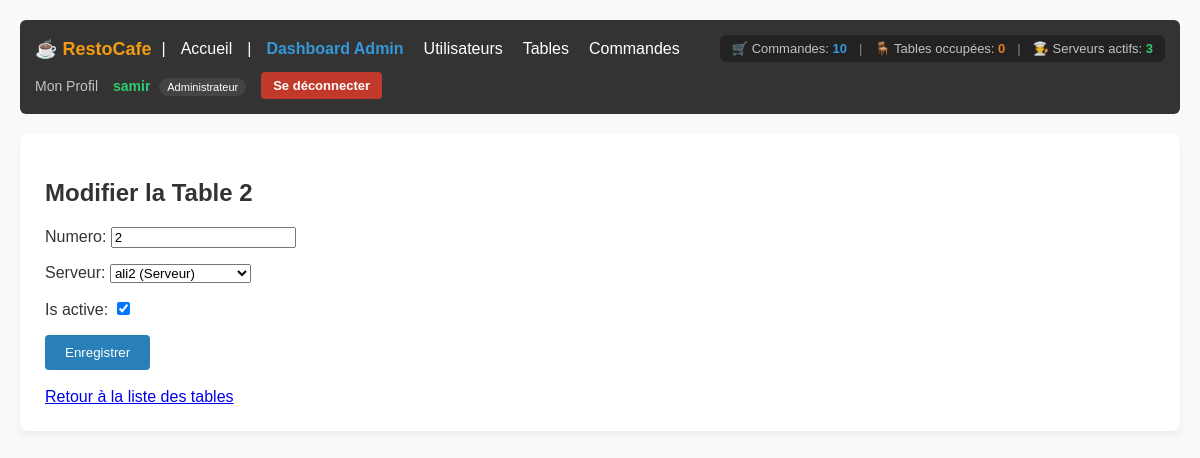
The page /tables/1/edit/ (signed in) on the database its author committed.
### accounts/models.py (models this page shows)
class User(AbstractUser):
  ROLE_CHOICES = (
      ('admin', 'Administrateur'),
      ('serveur', 'Serveur'),
      ('cuisine', 'Cuisinier'),
  )
  role = models.CharField(
      max_length=20, choices=ROLE_CHOICES, default='serveur'
  )
  tel = models.CharField(max_length=20, blank=True, null=True)
  photo = models.ImageField(upload_to='profils/', blank=True, null=True)
  def __str__(self):
    return f'{self.username} ({self.get_role_display()})'

### tables/models.py (models this page shows, shortened)
class Table(models.Model):
  numero = models.IntegerField(unique=True)
  serveur = models.ForeignKey(
      settings.AUTH_USER_MODEL,
      on_delete=models.SET_NULL,
      null=True,
      blank=True,
      limit_choices_to={'role': 'serveur'},
      related_name='tables',
  )
  token_qr = models.UUIDField(default=uuid.uuid4, editable=False, unique=True)
  is_active = models.BooleanField(default=True)

### tables/views.py (the view)
# urls.py: path('<int:pk>/edit/', TableUpdateView.as_view(), name='table_edit'),
@method_decorator(login_required, name='dispatch')
class TableUpdateView(UpdateView):
  model = Table
  form_class = TableForm
  template_name = 'tables/table_form.html'
  success_url = reverse_lazy('tables:table_list')

### tables/forms.py
class TableForm(forms.ModelForm):
  class Meta:
    model = Table
    fields = ('numero', 'serveur', 'is_active')
  def __init__(self, *args, **kwargs):
    super().__init__(*args, **kwargs)
    self.fields['serveur'].queryset = User.objects.filter(
        role='serveur', is_active=True
    )

### accounts/context_processors.py (called while the page is built)
def restaurant_stats(request):
    if not request.user.is_authenticated:
        return {}
    total_commandes = Commande.objects.count()
    tables_occupees = Table.objects.filter(
        commandes__statut__in=['en_attente', 'en_preparation', 'prete']
    ).distinct().count()
    serveurs_actifs = User.objects.filter(
        role='serveur',
        commandes_gerees__isnull=False
    ).distinct().count()
    serveurs_stats = User.objects.filter(role='serveur').prefetch_related('commandes_gerees')
    return {
        'stat_commandes': total_commandes,
        'stat_tables_occupees': tables_occupees,
        'stat_serveurs': serveurs_actifs,
        'serveurs_stats': serveurs_stats,
    }

### tables/templates/tables/table_form.html (shortened to what this page needs)
{% extends 'base.html' %}
{% block content %}
    <h2>{% if object %}Modifier la Table {{ object.numero }}{% else %}Ajouter une nouvelle Table{% endif %}</h2>
    <form method="post" style="margin-top: 20px;">
        {{ form.as_p }}
        <button type="submit" style="padding: 10px 20px; background: #2980b9; color: white; border: none; border-radius: 4px; cursor: pointer;">Enregistrer</button>
    </form>
    <br>
    <a href="{% url 'tables:table_list' %}">Retour à la liste des tables</a>
{% endblock %}

### templates/navbar.html (shortened to what this page needs)
<nav style="background: #333; color: #fff; padding: 15px; margin-bottom: 20px; border-radius: 6px; display: flex; justify-content: space-between; align-items: center; flex-wrap: wrap; gap: 10px;">
    <div style="display: flex; align-items: center; gap: 10px; flex-wrap: wrap;">
        <strong style="font-size: 18px; color: #f39c12;">☕ RestoCafe</strong> |
        <a href="{% url 'accounts:home' %}" style="color: #fff; text-decoration: none; margin: 0 5px;">Accueil</a>
        {% if user.is_authenticated %}
            |
            {% if user.role == 'admin' or user.is_superuser %}
                <a href="{% url 'accounts:admin_dashboard' %}" style="color: #3498db; text-decoration: none; margin: 0 5px; font-weight: bold;">Dashboard Admin</a>
                <a href="{% url 'accounts:user_list' %}" style="color: #fff; text-decoration: none; margin: 0 5px;">Utilisateurs</a>
                <a href="{% url 'tables:table_list' %}" style="color: #fff; text-decoration: none; margin: 0 5px;">Tables</a>
                <a href="{% url 'commandes:commande_list' %}" style="color: #fff; text-decoration: none; margin: 0 5px;">Commandes</a>
            {% elif user.role == 'cuisine' %}
                <a href="{% url 'commandes:cuisine_dashboard' %}" style="color: #f39c12; text-decoration: none; margin: 0 5px; font-weight: bold;">Dashboard Cuisine</a>
            {% endif %}
        {% endif %}
    </div>
    {% if user.is_authenticated %}
        <div style="display: flex; align-items: center; gap: 12px; background: #222; padding: 6px 12px; border-radius: 6px; font-size: 13px;">
            <span style="color: #bdc3c7;" title="Commandes totales">
                🛒 Commandes: <strong style="color: #3498db;">{{ stat_commandes|default:0 }}</strong>
            </span>
            <span style="color: #7f8c8d;">|</span>
            <span style="color: #bdc3c7;" title="Tables occupées">
                🪑 Tables occupées: <strong style="color: #e67e22;">{{ stat_tables_occupees|default:0 }}</strong>
            </span>
            <span style="color: #7f8c8d;">|</span>
            <span style="color: #bdc3c7;" title="Serveurs actifs">
                👨‍🍳 Serveurs actifs: <strong style="color: #2ecc71;">{{ stat_serveurs|default:0 }}</strong>
            </span>
        </div>
    {% endif %}
    <div style="display: flex; align-items: center; gap: 15px;">
        {% if user.is_authenticated %}
            <a href="{% url 'accounts:profile' %}" style="color: #bdc3c7; text-decoration: none; font-size: 14px;">Mon Profil</a>
            <span style="color: #2ecc71; font-size: 14px;">
                <strong>{{ user.username }}</strong>
                <span style="background: #444; color: #fff; padding: 3px 8px; border-radius: 10px; font-size: 11px; margin-left: 5px;">{{ user.get_role_display|default:user.role }}</span>
            </span>
            <form action="{% url 'accounts:logout' %}" method="post" style="display: inline; margin: 0;">
                <button type="submit" style="background: #c0392b; color: white; border: none; padding: 6px 12px; border-radius: 4px; cursor: pointer; font-size: 13px; font-weight: bold;">Se déconnecter</button>
            </form>
        {% else %}
            <span style="color: #e74c3c; font-size: 14px;">Non connecté</span>
            <a href="{% url 'accounts:login' %}" style="color: #fff; text-decoration: none; padding: 6px 12px; background: #2980b9; border-radius: 4px; font-size: 13px; font-weight: bold;">Connexion</a>
        {% endif %}
    </div>
</nav>

### templates/base.html (style rules this page uses)
body { font-family: Arial, sans-serif; margin: 0; padding: 20px; background-color: #f9f9f9; color: #333; }

### rows shown on the page
User: username "samir", role "Administrateur"
Table: numero "2", serveur "ali2 (Serveur)", is_active "☑"

### other values the page prints
{{ stat_commandes|default:0 }} "10"
{{ stat_tables_occupees|default:0 }} "0"
{{ stat_serveurs|default:0 }} "3"
